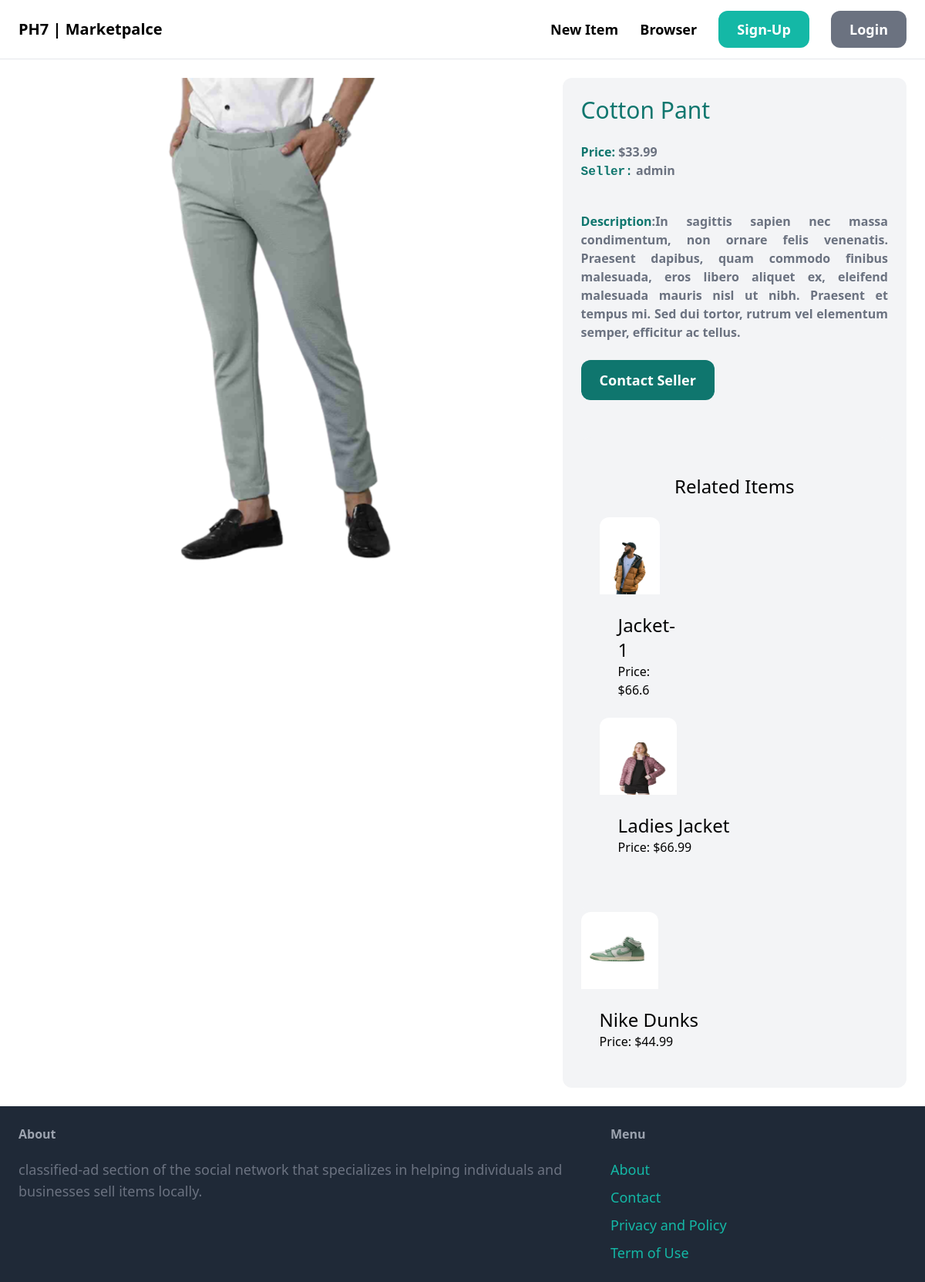
Page /items/7/ on the earlier database version.
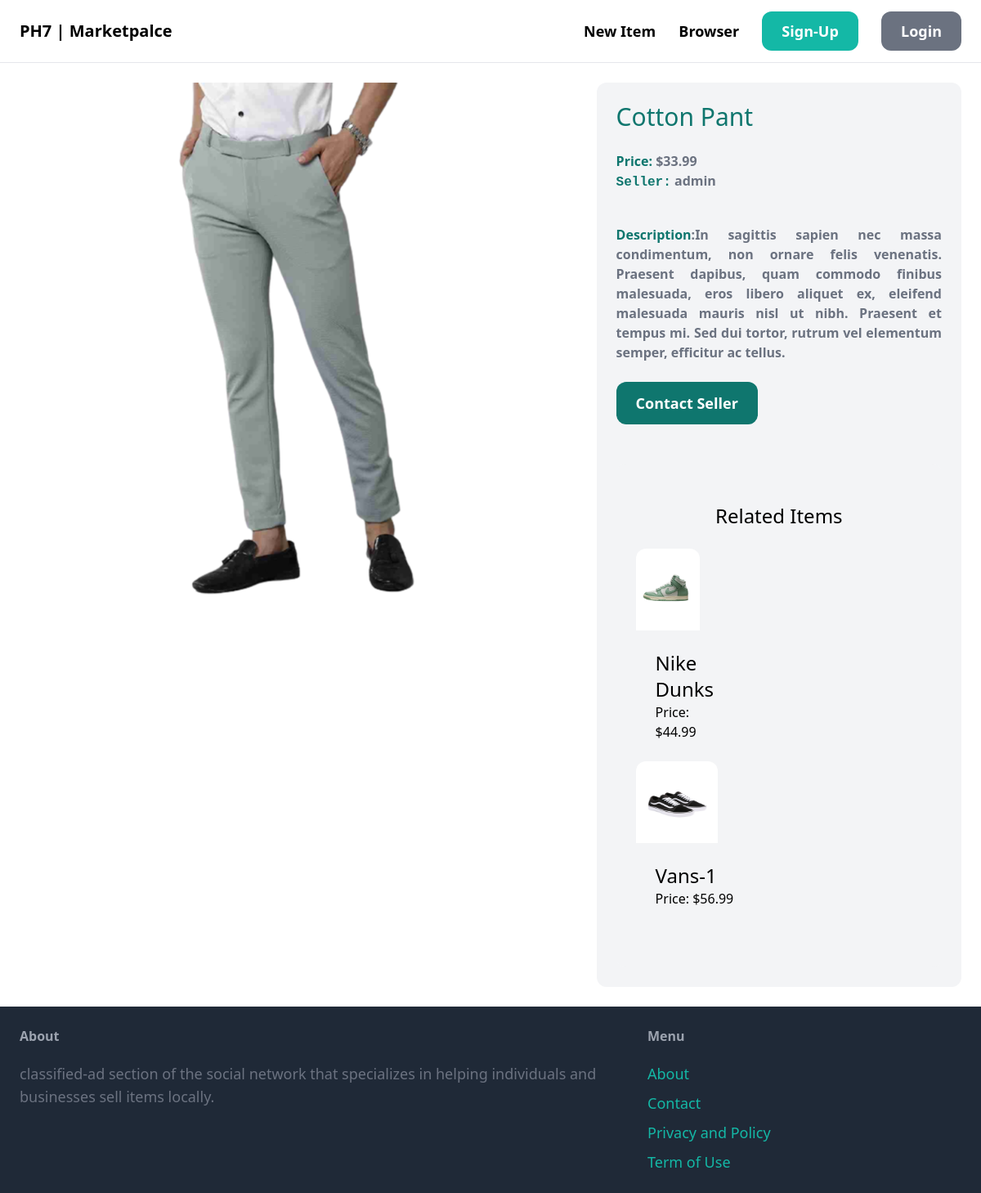
Same page on the later database version.
### item/models.py (models this page shows, shortened)
class Item(models.Model):
    catagory = models.ForeignKey(Catagory, related_name='items', on_delete=models.CASCADE)
    name = models.CharField(max_length=225)
    description= models.TextField(blank=True,null=True)
    price = models.FloatField()
    image = models.ImageField(upload_to='item_images', blank=True)
    is_sold = models.BooleanField(default=False)
    created_by = models.ForeignKey(User, related_name='item', on_delete=models.CASCADE)
    create_at = models.DateTimeField(auto_now_add=True, null=True)
    class Meta:
        ordering= ('name',) # to keep the catagories in order

### item/views.py (the view)
# urls.py: path('<int:pk>/', views.detail, name='detail'),
def detail(request, pk):
    item= get_object_or_404(Item, pk=pk)
    related_items = Item.objects.filter(catagory = item.catagory,is_sold=False).exclude(pk=pk)[0:3]
    return render(request, 'item/detail.html', {
        'item' : item,
        'related_items':related_items,
        })

### item/templates/item/detail.html (shortened to what this page needs)
{%extends 'core/base.html'%}
{%block content%}
<div class="grid grid-cols-5 gap-6 ">
    <div class="col-span-3">
        <img src="{{ item.image.url }}" alt="" class="rounded-xl">
    </div>
    <div class="col-span-2 p-6 bg-gray-100 text-justify rounded-xl">
        <h1 class="mb-6 text-3xl text-teal-700">{{item.name}}</h1>
        <p class="text-gray-500"><strong><span class="text-teal-700">Price:</span> ${{item.price}}</strong></p>
        <p class="text-gray-500"><strong><samp class="text-teal-700">Seller:</samp> {{item.created_by.username}}</strong></p>
        {%if item.description%}
        <p class=" mt-10 text-gray-700"><strong class="text-gray-500"><span class="text-teal-700">Description</span>:{{item.description}}</strong></p>
        {%endif%}
        <a href="#" class="inline-block mt-6 px-6 py-3 text-lg font-semibold bg-teal-700 text-white rounded-xl hover:bg-teal-700">Contact Seller</a>
        <br>
        <br>
        <div class="mt-6 px-6 py-12 bg-gray-100 rounded-xl">
            <h2 class="mb-6 text-2xl text-center"> Related Items</h2>
            <div class=" grid grid-cols-4 gap-3">
                {% for item in related_items %}
               <div>
                <a href="{% url 'item:detail' item.id %}">
                    <div>
                        <img src="{{item.image.url}}" alt="" class="rounded-t-xl" style="height: 100px; width:100px;">
                    </div>
                    <div class="p-6 bg-gray rounded-b-xl hover:text-teal-700 ">
                        <h2 class="text-2xl">{{ item.name }}</h2>
                        <p class="text-grey-500">Price: ${{item.price}}</p>
                    </div>
                </a>
               </div>
    </div>
            {% endfor %}
        </div>
    </div>
</div>
{%endblock%}

Differences in the rows shown:
removed Item: image (picture), name "Jacket-1", price "66.6"
removed Item: image (picture), name "Ladies Jacket", price "66.99"
added Item: image (picture), name "Vans-1", price "56.99"
